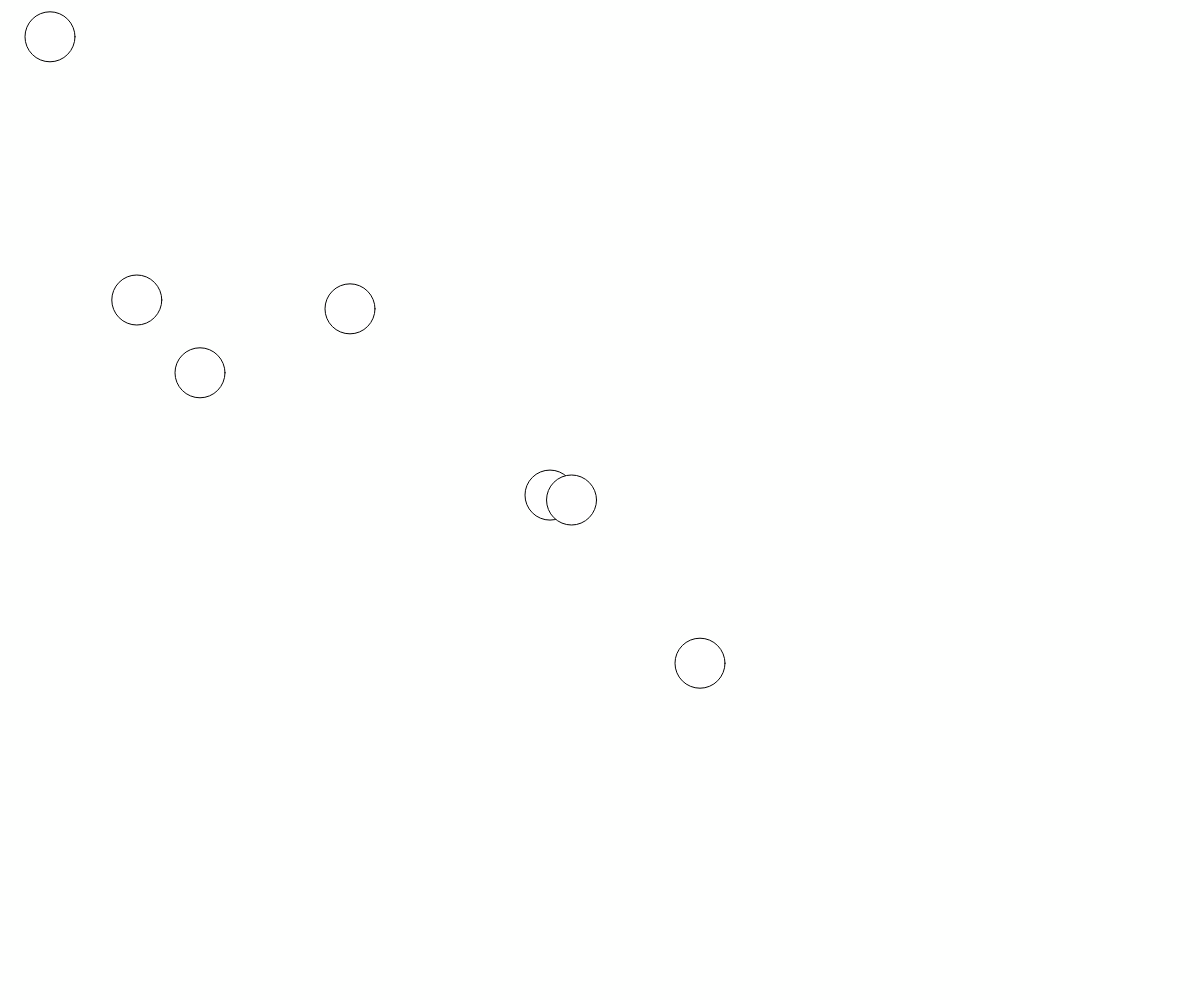
Frame 1 (no input)
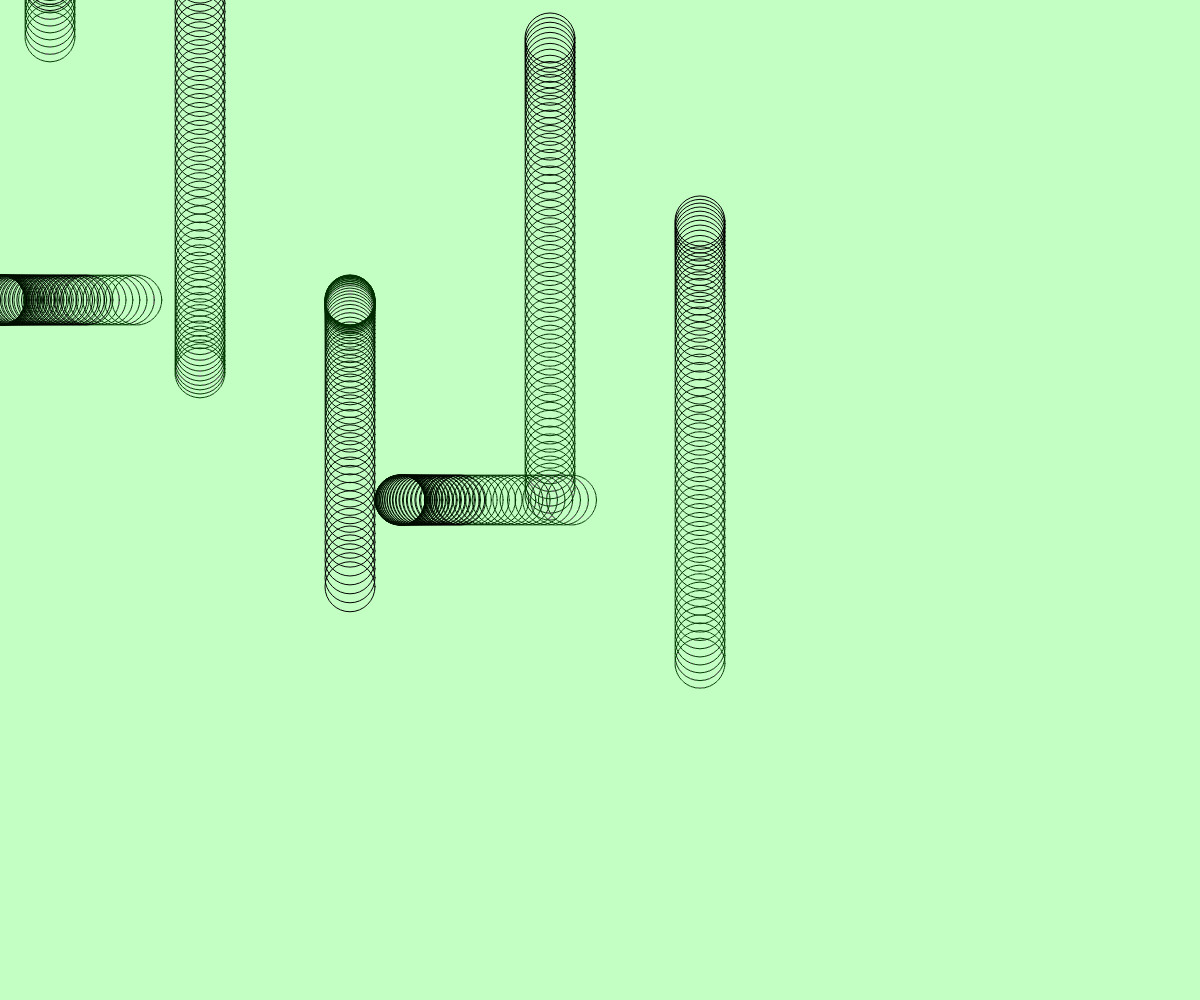
Frame 60 (no input)
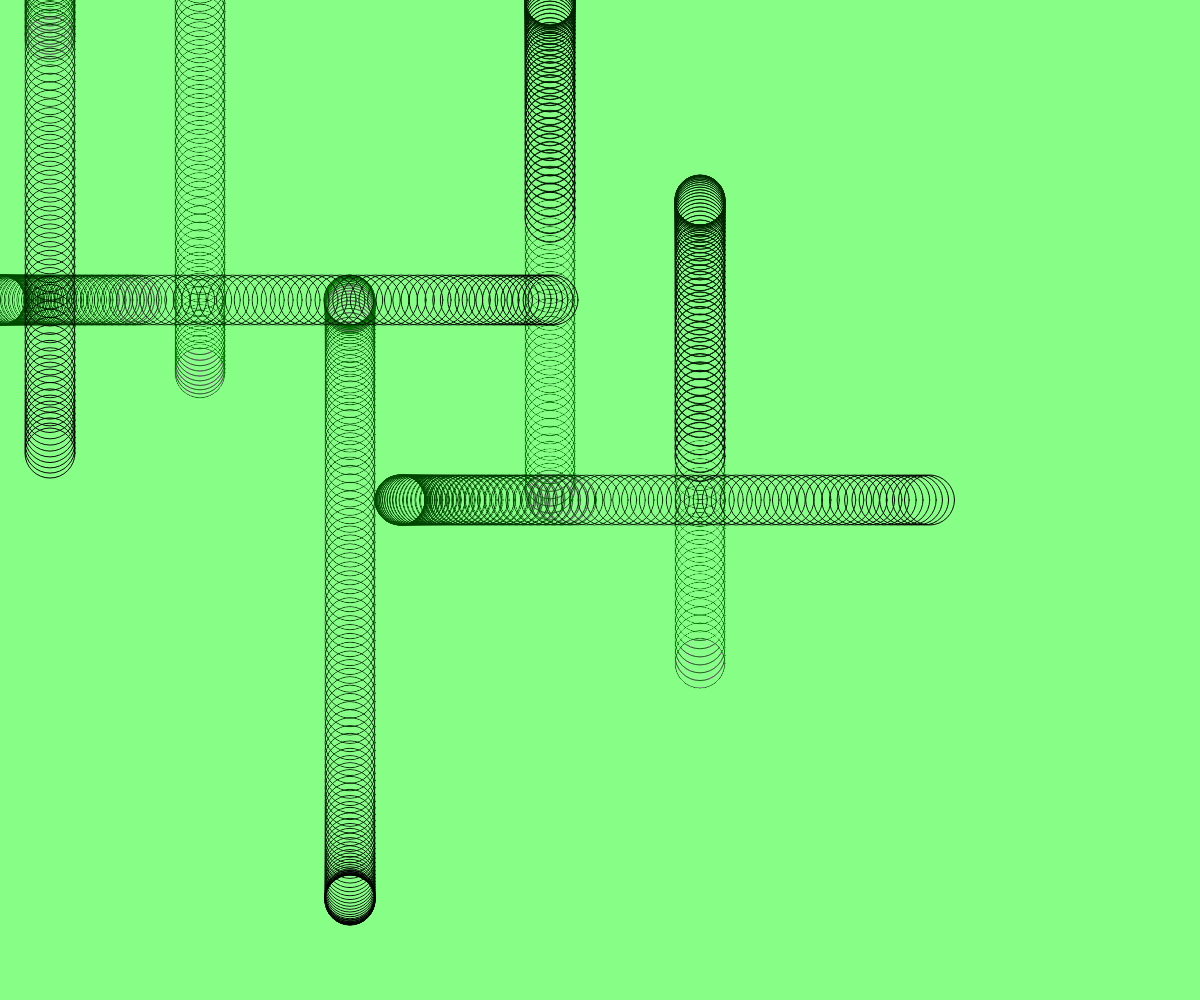
Frame 120 (the mouse pressed at the canvas centre since frame 60)

The p5.js sketch that drew these frames (run headless with seeded random() and noise() and a simulated clock; from frame 60 on, the mouse is pressed at the canvas centre):

// p5.js sketch
// ── sketch.js
var angle = 5;
var offset = 100;
var scalar = 300;
var speed = 0.03;

function setup() {
createCanvas(innerWidth, innerHeight);
//fill(209, 1, 1);
    noStroke;
}

function draw() {
background(1, 240, 100, 1);
	
	var y1 = (offset+100) + sin(5+angle) *scalar;
	var y2 = offset + sin(angle - 3) * scalar;
	var y3 = (offset + 500) + sin(angle +100) * scalar;
	var y4 = (offset + 200) + sin(angle +10) * scalar;
    var x1 = (offset + 200) + sin(angle +5) * scalar;
    var x2 = (offset + 600) +sin(angle + 30 ) * scalar;
    var y5 = (500) + sin(angle -15) * scalar;
	ellipse(50, y1, 50, 50);
	ellipse(200, y2, 50, 50);
	ellipse(350, y3, 50, 50);
    ellipse(550, y4, 50, 50);
    ellipse(x1, 300, 50, 50);
    ellipse(x2, 500, 50, 50);
    ellipse (700, y5, 50, 50);
	noFill();
	
	angle += speed;
	
}
